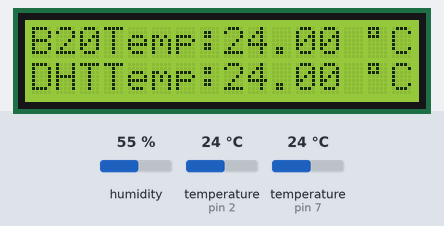
This sketch was run on a simulated Arduino Uno, built with avr-gcc and run on an emulated ATmega328P. On the bench: 16×2 character LCD. Inputs (shaded band) come from the test bench; at power-on: temperature (sensors on pin 2, pin 7) 24 °C, humidity 55 %.

Above: at 1.3 s.
1.4 s: temperature (sensor on pin 2) set to 12 °C
At 3.4 s:
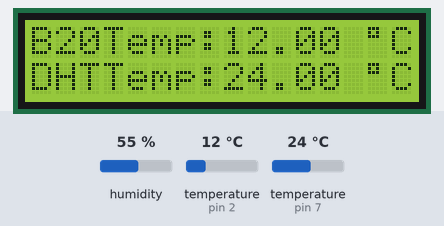
3.7 s: temperature (sensor on pin 7) set to 12 °C
At 7.1 s:
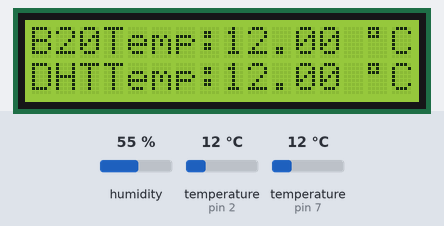
7.7 s: temperature (sensor on pin 2) set to 19 °C
At 9.9 s:
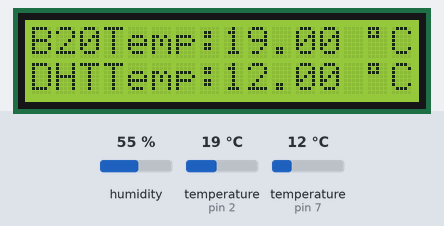
10.3 s: temperature (sensor on pin 7) set to 19 °C
At 12.6 s:
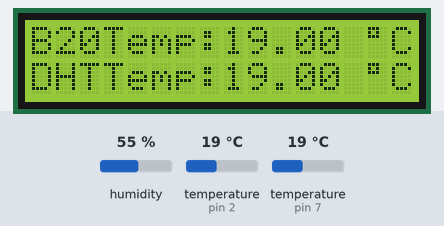
12.9 s: temperature (sensor on pin 2) set to 28 °C
At 15.2 s:
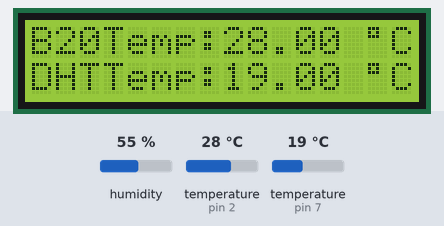
15.5 s: temperature (sensor on pin 7) set to 28 °C
At 17.1 s:
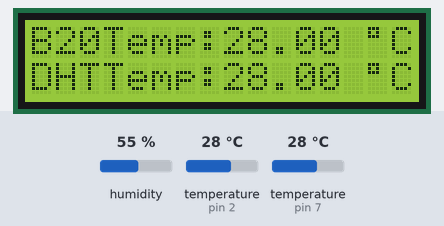
Timing chart, 0 to 18.6 s (numbered marks = the images above; inputs shaded):
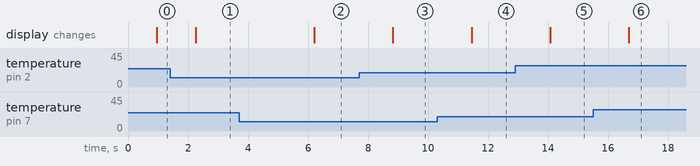

The sketch:

Binnen_Buiten_Thermostaat.ino
```cpp
#include <Wire.h>
#include <LiquidCrystal_I2C.h>
#include <DHT.h>
#include <DHT_U.h>
#include <OneWire.h>
#include <DallasTemperature.h>

#define dhtpin 7
#define DHTTYPE DHT11

// Data wire is plugged into digital pin 2 on the Arduino
#define ONE_WIRE_BUS 2

// Setup a oneWire instance to communicate with any OneWire device
OneWire oneWire(ONE_WIRE_BUS);

// Pass oneWire reference to DallasTemperature library
DallasTemperature sensors(&oneWire);

DHT dht (dhtpin, DHT11);

LiquidCrystal_I2C lcd(0x27, 16, 2);

float DHT11Temp = 0;
float B20Temp = 0;


void setup(void)
{
  sensors.begin();  // Start up the library
  Serial.begin(9600);
  dht.begin();
  lcd.init();
  lcd.init();
  lcd.backlight();
}

void loop(void)
{
  // Send the command to get temperatures
  sensors.requestTemperatures();

  //print the temperature in Celsius
  B20Temp = sensors.getTempCByIndex(0);
  DHT11Temp = dht.readTemperature();

  lcd.setCursor(0, 0);
  lcd.print("B20Temp:");
  lcd.setCursor(8, 0);
  lcd.print(B20Temp);
  lcd.setCursor(14,0);
  lcd.print((char)223);
  lcd.setCursor(15,0);
  lcd.print("C");
  lcd.setCursor(0, 1);
  lcd.print("DHTTemp:");
  lcd.setCursor(8, 1);
  lcd.print(DHT11Temp);
  lcd.setCursor(14,1);
  lcd.print((char)223);
  lcd.setCursor(15,1);
  lcd.print("C");

  delay(500);
}
```

Measured:
- after the input at 1.4 s, the display: changes after 0.86 s (image 1)
- after the input at 3.7 s, the display: changes after 2.5 s (image 2)
- after the input at 7.7 s, the display: changes after 1.1 s (image 3)
- after the input at 10.3 s, the display: changes after 1.2 s (image 4)
- after the input at 12.9 s, the display: changes after 1.2 s (image 5)
- after the input at 15.5 s, the display: changes after 1.2 s (image 6)
